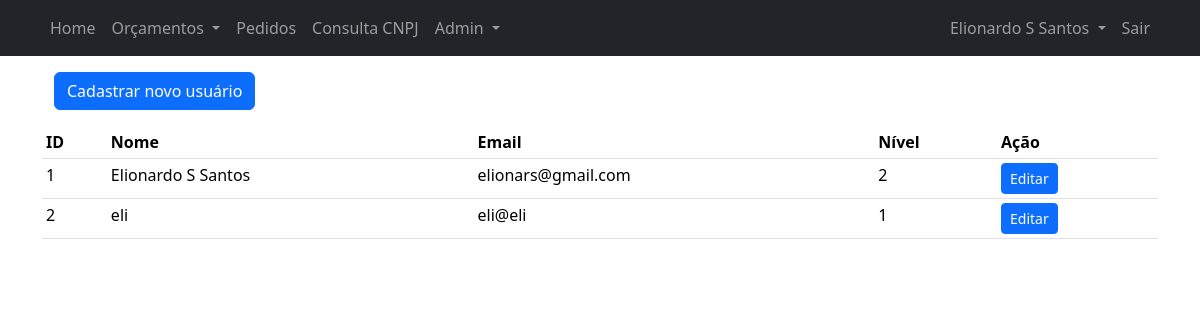
/users_list.php (signed in), run on an earlier commit of the app's database.
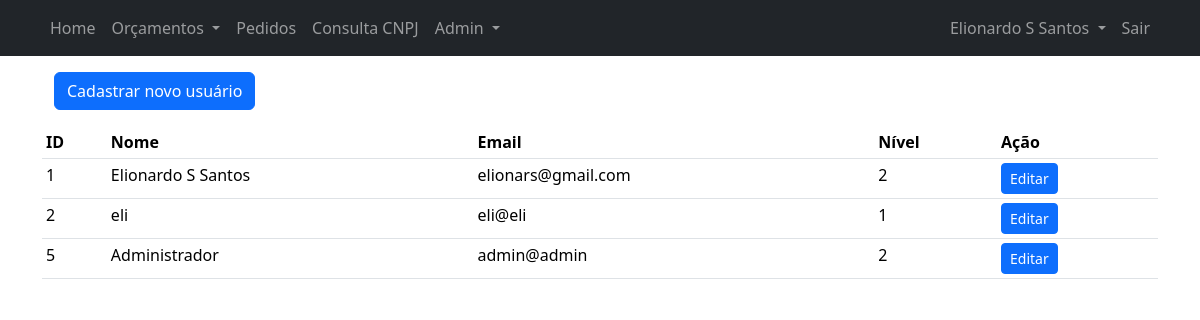
And on a later commit of the database.
### tables this page shows
CREATE TABLE users (
    `id` INTEGER PRIMARY KEY AUTOINCREMENT,
    `name` TEXT NOT NULL,
    `email` TEXT NOT NULL UNIQUE,
    `level` INT NOT NULL,
    "deleted" INT NOT NULL,
    `password` VARCHAR NOT NULL
, created_by INTEGER, created_at TEXT, deleted_by INTEGER, deleted_at TEXT);

### users_list.php (the view, shortened to what this page needs)
<!DOCTYPE html>
<html lang="pt-br">
<head>
    <?php require('partials/head.php'); ?>
</head>
<body>
    <?php
        require('partials/navbar.php');
    ?>
    <div class="container">
        <p>
            <div class="container">
                <a class="btn btn-primary" href="user_registration.php">Cadastrar novo usuário</a>
            </div>
        </p>
        <?php
            usersListing();
            function usersListing() {
                require('config/connection.php');
                $sql = "SELECT `id`,`name`,`email`,`level` FROM `users` WHERE `deleted` = :deleted";
                $stmt = $pdo->prepare($sql);
                $stmt->bindValue(':deleted', 0);
                $stmt->execute();
                $result = $stmt->fetchAll(PDO::FETCH_ASSOC);
        ?>
                <div>
                    <table class="table table-sm">
                        <thead>
                            <tr>
                                <th scope="col">ID</th>
                                <th scope="col">Nome</th>
                                <th scope="col">Email</th>
                                <th scope="col">Nível</th>
                                <th scope="col">Ação</th>
                            </tr>
                        </thead>
                        <tbody>
                            <tr>
                                <?php
                                    if($result) {
                                        foreach($result as $row) {
                                            $userId = $row['id'];
                                            $userName = $row['name'];
                                            $userEmail = $row['email'];
                                            $userStatus = $row['level'];
                                            echo "<tr>";
                                            echo "<td>$userId</td>";
                                            echo "<td>$userName</td>";
                                            echo "<td>$userEmail</td>";
                                            echo "<td>$userStatus</td>";
                                            echo "<td><a href=\"user_edit.php?id=$userId\" class=\"btn btn-primary btn-sm\">Editar</a></td>";
                                            echo "</tr>";
                                        }
                                    }
                                ?>
                            </tr>
                        </tbody>
                    </table>
                </div>
        <?php
            }
        ?>
    </div>
</body>
</html>

### partials/head.php (shortened to what this page needs)
<link rel="stylesheet" href="assets/css/bootstrap.min.css">

### partials/navbar.php (shortened to what this page needs)
<nav class="navbar navbar-expand-lg bg-dark" data-bs-theme="dark">
  <div class="container">
    <div class="collapse navbar-collapse" id="navbarSupportedContent">
      <ul class="navbar-nav me-auto mb-2 mb-lg-0">
        <li class="nav-item">
          <a class="nav-link" href="index.php">Home</a>
        </li>
        <li class="nav-item dropdown">
          <a class="nav-link dropdown-toggle" href="#" role="button" data-bs-toggle="dropdown" aria-expanded="false">
            Orçamentos
          </a>
        </li>
        <li class="nav-item">
          <a class="nav-link" href="orders.php">Pedidos</a>
        </li>
        <li class="nav-item">
          <a class="nav-link" href="cnpj_query.php">Consulta CNPJ</a>
        </li>
        <?php
          if($_SESSION['loggedUserLevel'] > 1){
        ?>
          <li class="nav-item dropdown">
            <a class="nav-link dropdown-toggle" href="#" role="button" data-bs-toggle="dropdown" aria-expanded="false">
              Admin
            </a>
        <?php
          }
        ?>
      </ul>
      <ul class="navbar-nav mb-2 ms-auto mb-lg-0">
        <li class="nav-item dropdown">
          <a class="nav-link dropdown-toggle" href="#" role="button" data-bs-toggle="dropdown" aria-expanded="false">
            <?= isset($_SESSION['loggedUserName'])?$_SESSION['loggedUserName']:"Usuário"; ?>
          </a>
        </li>
        <li class="nav-item">
          <a class="nav-link" href="controller/logout.php">Sair</a>
        </li>
      </ul>
    </div>
  </div>
</nav>

What changed in the data, as far as the page shows it:
added users: id "5", name "Administrador", email "admin@admin", level "2"
